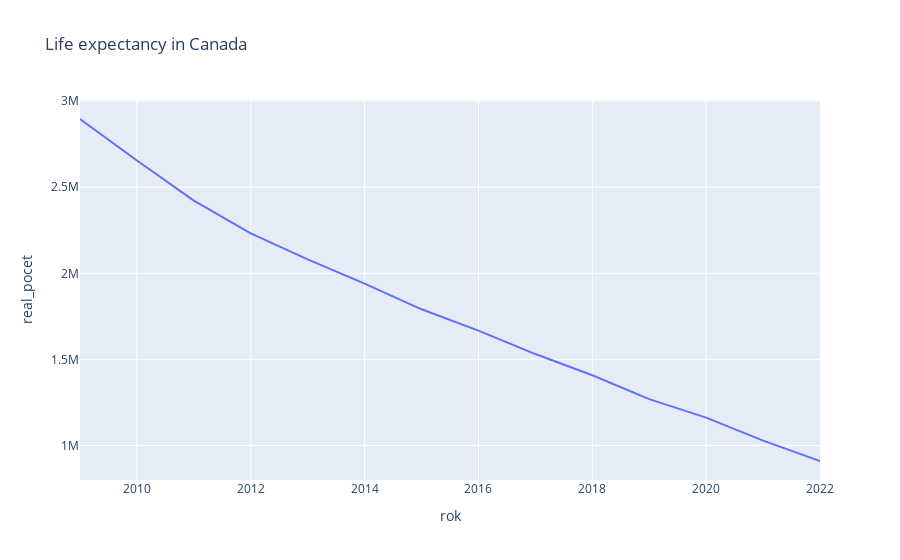

This figure's notebook cell:
### Code cell
# fig = px.line(df_cr, x="rok", y="real_pocet", title='Life expectancy in Canada')
fig = px.treemap(df_cr, path=['rok', 'prumerna_vyse_duchodu'], values='value')
fig.show()

### Figure 1 — Plotly figure (JSON) as saved in the notebook; plotly's stock layout.template omitted (floating-point values rounded to 4 significant figures)
{"data": [{"hovertemplate": "rok=%{x}<br>real_pocet=%{y}<extra></extra>", "legendgroup": "", "line": {"color": "#636efa", "dash": "solid"}, "marker": {"symbol": "circle"}, "mode": "lines", "name": "", "orientation": "v", "showlegend": false, "type": "scatter", "x": [2009, 2010, 2011, 2012, 2013, 2014, 2015, 2016, 2017, 2018, 2019, 2020, 2021, 2022], "xaxis": "x", "y": [2896000, 2655000, 2422000, 2232000, 2081000, 1940000, 1791000, 1667000, 1531000, 1408000, 1269000, 1162000, 1028000, 910000], "yaxis": "y"}], "layout": {"legend": {"tracegroupgap": 0}, "title": {"text": "Life expectancy in Canada"}, "xaxis": {"anchor": "y", "domain": [0, 1], "title": {"text": "rok"}}, "yaxis": {"anchor": "x", "domain": [0, 1], "title": {"text": "real_pocet"}}}}
